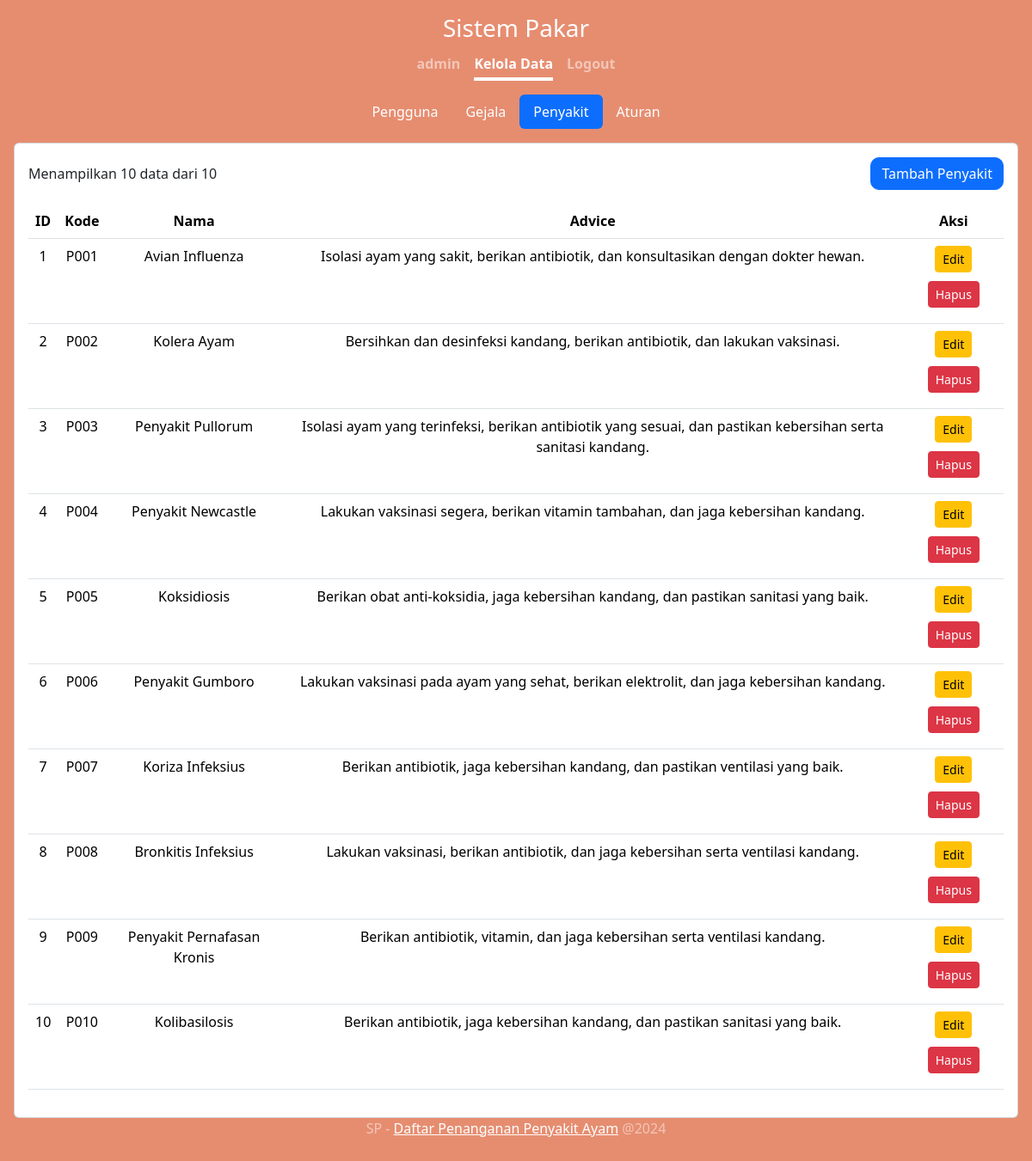
The page /admin/penyakit.php (signed in) on the database its author committed.
### tables this page shows
CREATE TABLE diseases (
    id INT AUTO_INCREMENT PRIMARY KEY,
    code VARCHAR(10) UNIQUE NOT NULL,
    name VARCHAR(255) NOT NULL,
    advice TEXT NOT NULL,
    created_at TIMESTAMP DEFAULT CURRENT_TIMESTAMP,
    modified_at TIMESTAMP DEFAULT CURRENT_TIMESTAMP ON UPDATE CURRENT_TIMESTAMP
);

### sql/functions.php (called while the page is built, shortened)
<?php
require '../db.php';
function fetchData($table, $limit, $offset) {
    global $conn;
    $sql = "SELECT * FROM $table LIMIT ? OFFSET ?";
    $stmt = $conn->prepare($sql);
    $stmt->bind_param('ii', $limit, $offset);
    $stmt->execute();
    $result = $stmt->get_result();
    return $result->fetch_all(MYSQLI_ASSOC);
}
function getTotalRows($table) {
    global $conn;
    $sql = "SELECT COUNT(*) FROM $table";
    $result = $conn->query($sql);
    $row = $result->fetch_row();
    return $row[0];
}
?>

### admin/penyakit.php (the view, shortened to what this page needs)
<?php
require '../sql/functions.php';
$limit = 10;
$page_diseases = isset($_GET['page_diseases']) ? intval($_GET['page_diseases']) : 1;
$offset_diseases = ($page_diseases - 1) * $limit;
$diseases = fetchData('diseases', $limit, $offset_diseases);
$total_diseases = getTotalRows('diseases');
?>
<!DOCTYPE html>
<html>
<head>
    <link href="https://cdn.jsdelivr.net/npm/bootstrap@5.3.3/dist/css/bootstrap.min.css" rel="stylesheet">
    <link href="../style.css" rel="stylesheet">
</head>
<body class="d-flex h-100 text-center">
    <div class="cover-container d-flex w-100 h-100 p-3 mx-auto flex-column">
        <header class="mb-auto text-center">
            <h3 class="mb-0" onclick="window.location.href = '../index.php'" style="cursor: pointer;">Sistem Pakar</h3>
            <nav class="nav nav-masthead justify-content-center mt-2">
                <?php if (isset($_SESSION['username'])): ?>
                <a class="nav-link fw-bold py-1 px-0" href="../index.php"><?= $_SESSION['username'] ?></a>
                <a class="nav-link fw-bold py-1 px-0 active" href="penyakit.php">Kelola Data</a>
                <a class="nav-link fw-bold py-1 px-0" href="../logout.php">Logout</a>
                <?php else: ?>
                <a class="nav-link fw-bold py-1 px-0 active" aria-current="page" href="../index.php">Home</a>
                <a class="nav-link fw-bold py-1 px-0" href="../login.php">Login</a>
                <?php endif; ?>
            </nav>
        </header>
        <div class="d-flex justify-content-center mb-3 mt-3">
            <ul class="nav nav-pills" id="adminTab" role="tablist">
                <li class="nav-item" role="presentation">
                    <a class="nav-link text-white" href="pengguna.php">Pengguna</a>
                </li>
                <li class="nav-item" role="presentation">
                    <a class="nav-link text-white" href="gejala.php">Gejala</a>
                </li>
                <li class="nav-item" role="presentation">
                    <a class="nav-link active text-white" href="penyakit.php">Penyakit</a>
                </li>
                <li class="nav-item" role="presentation">
                    <a class="nav-link text-white" href="aturan.php">Aturan</a>
                </li>
            </ul>
        </div>
        <div class="card card-admin mx-auto">
            <div class="card-body">
                <div class="d-flex justify-content-between align-items-center mb-2">
                    <span class="data-info">Menampilkan <?= count($diseases) ?> data dari <?= $total_diseases ?></span>
                    <button type="button" class="btn btn-primary ms-3" data-bs-toggle="modal" data-bs-target="#addDiseaseModal">Tambah Penyakit</button>
                </div>
                <table class="table mt-3">
                    <thead>
                        <tr>
                            <th>ID</th>
                            <th>Kode</th>
                            <th>Nama</th>
                            <th>Advice</th>
                            <th>Aksi</th>
                        </tr>
                    </thead>
                    <tbody>
                        <?php if (count($diseases) > 0): ?>
                            <?php foreach ($diseases as $disease): ?>
                            <tr>
                                <td><?= $disease['id'] ?></td>
                                <td><?= $disease['code'] ?></td>
                                <td><?= $disease['name'] ?></td>
                                <td><?= $disease['advice'] ?></td>
                                <td class="btn-action">
                                    <button class="btn btn-warning btn-sm" data-bs-toggle="modal" data-bs-target="#editDiseaseModal" data-diseaseid="<?= $disease['id'] ?>" data-code="<?= $disease['code'] ?>" data-name="<?= $disease['name'] ?>" data-advice="<?= $disease['advice'] ?>">Edit</button>
                                    <button class="btn btn-danger btn-sm" data-bs-toggle="modal" data-bs-target="#deleteDiseaseModal" data-diseaseid="<?= $disease['id'] ?>" data-code="<?= $disease['code'] ?>">Hapus</button>
                                </td>
                            </tr>
                            <?php endforeach; ?>
                        <?php else: ?>
                            <tr>
                                <td colspan="5">Tidak ada data tersedia.</td>
                            </tr>
                        <?php endif; ?>
                    </tbody>
                </table>
            </div>
        </div>
        <footer class="mt-auto text-white-50">
            <p>SP - <a href="../index.php" class="text-white">Daftar Penanganan Penyakit Ayam</a> @2024</p>
        </footer>
    </div>
</body>
</html>

### style.css (style rules this page uses)
body { display: flex; align-items: center; justify-content: center; height: 100%; width: 100%; margin: 0; background-color: #e68d70; color: white; }
.cover-container { max-width: 100%; display: flex; flex-direction: column; justify-content: center; align-items: center; min-height: 100vh; }
button { background-color: #ffffff; color: #000000; border: none; border-radius: 50%; padding: 10px 20px; font-size: 17px; font-family: Raleway; cursor: pointer; }
.nav-masthead .nav-link { color: rgba(255, 255, 255, .5); border-bottom: .25rem solid transparent; }
.nav-masthead .nav-link + .nav-link { margin-left: 1rem; }
.nav-masthead .active { color: #fff; border-bottom-color: #fff; }
.cover-container { width: 100%; max-width: 42em; padding: 0 1.5rem; }
.btn-primary { border-radius: 10px; }
.nav-masthead .nav-link { font-weight: 700; color: rgba(255, 255, 255, .5); border-bottom: .25rem solid transparent; }
footer { margin-top: 2rem; color: rgba(0, 0, 0, .5); }
.btn-action button { margin-bottom: 10px; }

### rows shown on the page
diseases: id "1", code "P001", name "Avian Influenza", advice "Isolasi ayam yang sakit, berikan antibiotik, dan konsultasikan dengan dokter hewan."
diseases: id "2", code "P002", name "Kolera Ayam", advice "Bersihkan dan desinfeksi kandang, berikan antibiotik, dan lakukan vaksinasi."
diseases: id "3", code "P003", name "Penyakit Pullorum", advice "Isolasi ayam yang terinfeksi, berikan antibiotik yang sesuai, dan pastikan kebersihan serta sanitasi kandang."
diseases: id "4", code "P004", name "Penyakit Newcastle", advice "Lakukan vaksinasi segera, berikan vitamin tambahan, dan jaga kebersihan kandang."
diseases: id "5", code "P005", name "Koksidiosis", advice "Berikan obat anti-koksidia, jaga kebersihan kandang, dan pastikan sanitasi yang baik."
diseases: id "6", code "P006", name "Penyakit Gumboro", advice "Lakukan vaksinasi pada ayam yang sehat, berikan elektrolit, dan jaga kebersihan kandang."
diseases: id "7", code "P007", name "Koriza Infeksius", advice "Berikan antibiotik, jaga kebersihan kandang, dan pastikan ventilasi yang baik."
diseases: id "8", code "P008", name "Bronkitis Infeksius", advice "Lakukan vaksinasi, berikan antibiotik, dan jaga kebersihan serta ventilasi kandang."
diseases: id "9", code "P009", name "Penyakit Pernafasan Kronis", advice "Berikan antibiotik, vitamin, dan jaga kebersihan serta ventilasi kandang."
diseases: id "10", code "P010", name "Kolibasilosis", advice "Berikan antibiotik, jaga kebersihan kandang, dan pastikan sanitasi yang baik."

### other values the page prints
$_SESSION['username'] "admin"
count($diseases) "10"
$total_diseases "10"
